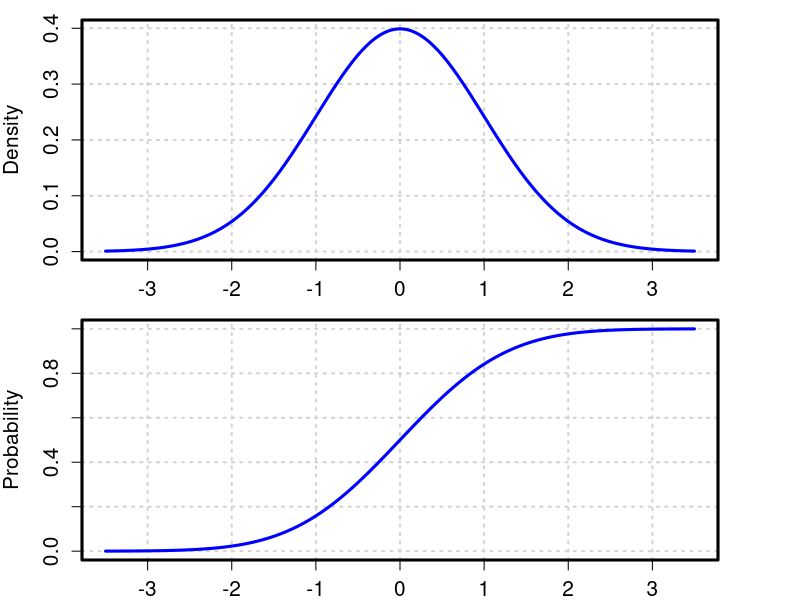
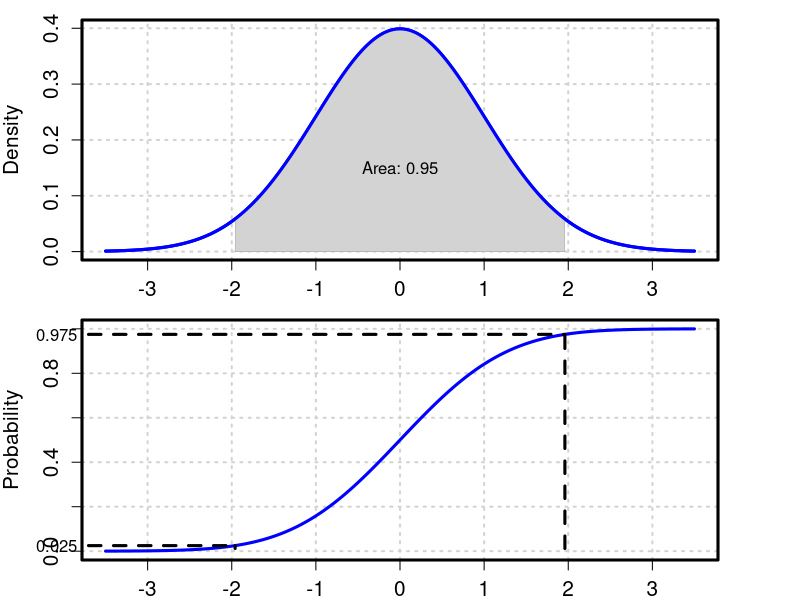

Write R code to recreate these figures, in order.
## ---- chunk 1
par(mfrow=c(2,1), mar = c(2,4.1,1,4.1))
# draw a plot of the N(0,1) PDF
x <- seq(-3.5,3.5,length=200)
pdf <- dnorm(x)
plot(x,pdf,
      type = "l",
      cex.axis = 1.25, 
      cex.lab = 1.25, 
      xlim = c(-3.5, 3.5),
      ylab = "Density",
      xlab = " ",
      col = "blue",
      lwd = 3,
      panel.first = grid(nx = NULL, 
                        ny = NULL, 
                        col = "lightgray", 
                        lty = "dotted", 
                        lwd = 2)) 
box(which = "plot", 
    lty = "solid", 
    lwd = 3)
# draw a plot of the N(0,1) CDF
x <- seq(-3.5,3.5,length=200)
cdf <- pnorm(x)
plot(x,cdf,
      type = "l",
      cex.axis = 1.25, 
      cex.lab = 1.25, 
      xlim = c(-3.5, 3.5),
      ylab = "Probability",
      xlab = " ",
      col = "blue",
      lwd = 3,
      panel.first = grid(nx = NULL, 
                        ny = NULL, 
                        col = "lightgray", 
                        lty = "dotted", 
                        lwd = 2)) 
box(which = "plot", 
    lty = "solid", 
    lwd = 3)

## ---- chunk 2
par(mfrow=c(2,1), mar = c(2,4.1,1,4.1))
# draw a plot of the N(0,1) PDF

x <- seq(-3.5,3.5,length=200)
pdf <- dnorm(x)
plot(x,pdf,
      type = "l",
      cex.axis = 1.25, 
      cex.lab = 1.25, 
      xlim = c(-3.5, 3.5),
      ylab = "Density",
      xlab = " ",
      col = "blue",
      lwd = 3,
      panel.first = grid(nx = NULL, 
                        ny = NULL, 
                        col = "lightgray", 
                        lty = "dotted", 
                        lwd = 2)) 
box(which = "plot", 
    lty = "solid", 
    lwd = 3)

# The shaded area
xshade <- seq(-1.96,1.96,length=200)
pdfshade <- dnorm(xshade)
polygon(c(-1.96,xshade,1.96),c(0,pdfshade,0), col="lightgray", lwd = 0.1)
lines(x,pdf,
      lwd = 3,
      col="blue")

text(x = 0,y = 0.15,"Area: 0.95")

# draw a plot of the N(0,1) CDF
x <- seq(-3.5,3.5,length=200)
cdf <- pnorm(x)
plot(x,cdf,
      type = "l",
      cex.axis = 1.25, 
      cex.lab = 1.25, 
      xlim = c(-3.5, 3.5),
      ylab = "Probability",
      xlab = " ",
      col = "blue",
      lwd = 3,
      panel.first = grid(nx = NULL, 
                        ny = NULL, 
                        col = "lightgray", 
                        lty = "dotted", 
                        lwd = 2)) 
box(which = "plot",
    lty = "solid",
    lwd = 3)

segments(1.96, -1, 1.96, pnorm(1.96), col = "black", lty = 2, lwd = 3)
segments(-4, pnorm(1.96), 1.96, pnorm(1.96), col = "black", lty = 2, lwd = 3)
mtext('0.975 ', side=2, at=c(-4.5,pnorm(1.96)),las = 2)

segments(-1.96, -1, -1.96, pnorm(-1.96), col = "black", lty = 2, lwd = 3)
segments(-4, pnorm(-1.96), -1.96, pnorm(-1.96), col = "black", lty = 2, lwd = 3)
mtext('0.025 ', side=2, at=c(-4.5,pnorm(-1.96)),las = 2)
